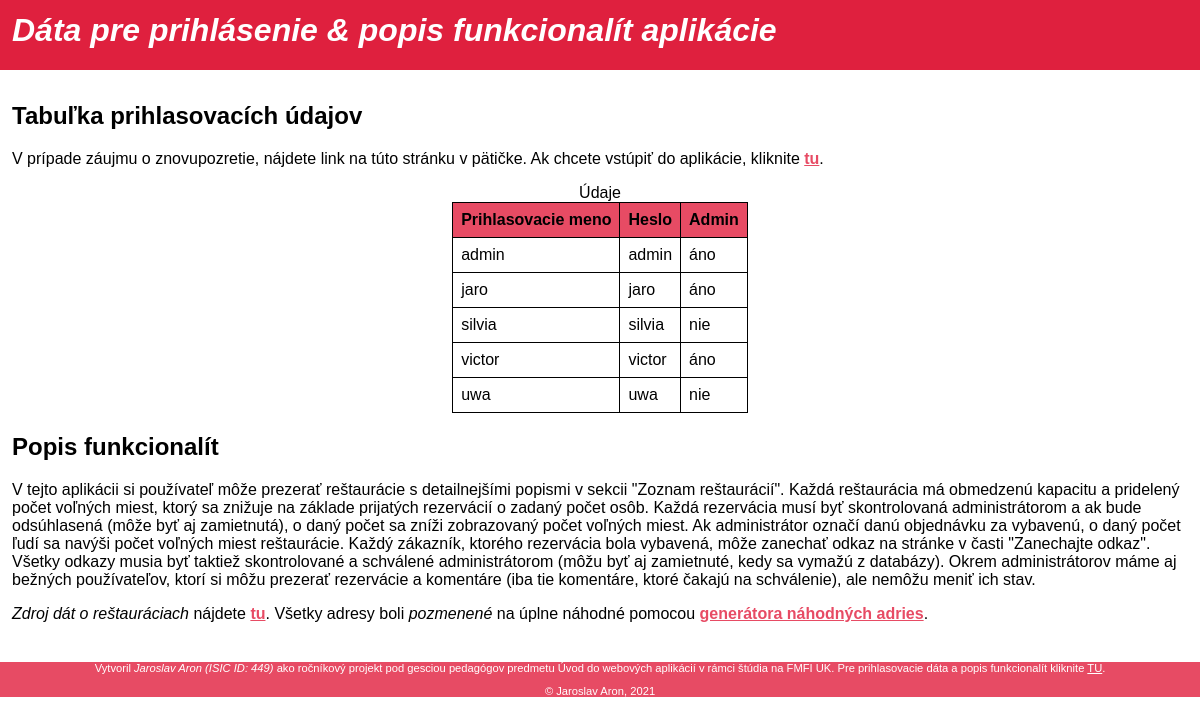
The page / on the database its author committed.
### tables this page shows
CREATE TABLE `gastroapp_pouzivatelia` (
  `uid` smallint(6) NOT NULL,
  `login` varchar(20) NOT NULL,
  `heslo` varchar(50) NOT NULL,
  `meno` varchar(20) NOT NULL,
  `priezvisko` varchar(30) NOT NULL,
  `admin` tinyint(1) NOT NULL
);

### _inc/funkcie.php (the view, shortened to what this page needs)
<?php
function hlavicka($nadpis) {
?>
<!DOCTYPE html>
<html>
<head>
<link href="assets/styly.css" rel="stylesheet">
</head>
<body>
<header>
<h1><?php echo $nadpis; ?></h1>
</header>
<?php
}
function vypis_prihlasovacie_data($mysqli) {
	if (!$mysqli->connect_errno) {
		$sql = "SELECT * FROM gastroapp_pouzivatelia";
		if ($result = $mysqli->query($sql)) {
			while ($row = $result->fetch_assoc()) {
				echo '<tr>';
				echo '<td>' . $row['login'] . '</td>';
				echo '<td>' . $row['login'] . '</td>';
				if ($row['admin'] == 1) echo '<td>áno</td>';
				else echo '<td>nie</td>';
				echo '</tr>';
			}
		} else {
			echo '<p class="chyba">NEpodarilo sa získať údaje z databázy!</p>' . $mysqli->error ;
		}
	}
}
?>

### assets/styly.css (style rules this page uses)
body { font-family: Arial, Helvetica, sans-serif; margin: 0; }
header { background-color: #DF203E; background-repeat: no-repeat; background-position: right top; height: 70px; }
header h1 { color: #FFFFFF; font-style: italic; margin: 0; }
header h1 { padding-left: 1%; padding-top: 1%; }
section td { padding: 0.5em; border: 1px solid black; }

### rows shown on the page
gastroapp_pouzivatelia: login "admin", admin "áno"
gastroapp_pouzivatelia: login "jaro", admin "áno"
gastroapp_pouzivatelia: login "silvia", admin "nie"
gastroapp_pouzivatelia: login "victor", admin "áno"
gastroapp_pouzivatelia: login "uwa", admin "nie"

### other values the page prints
$nadpis "Dáta pre prihlásenie & popis funkcionalít aplikácie"
AUTOR "Jaroslav Aron"
ID "449"
